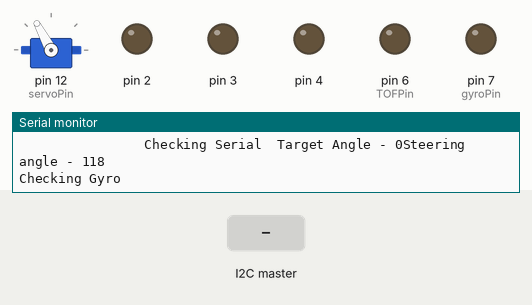
This sketch was run on a simulated Arduino Uno, built with avr-gcc and run on an emulated ATmega328P. Shown: servo, output pins drawn as LEDs (lit = HIGH), the last lines printed to the serial monitor. Inputs (shaded band) come from the test bench.

Above: at 2.7 s.
2.8 s: the I2C master sends the byte 200
At 3.1 s:
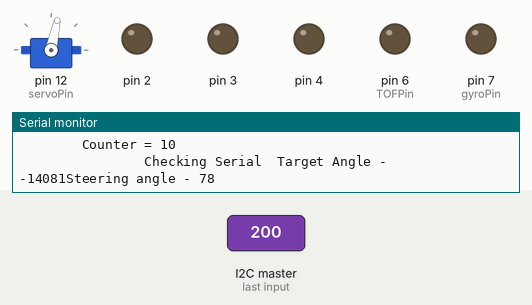
5.9 s: the I2C master sends the byte 1
At 6.9 s:
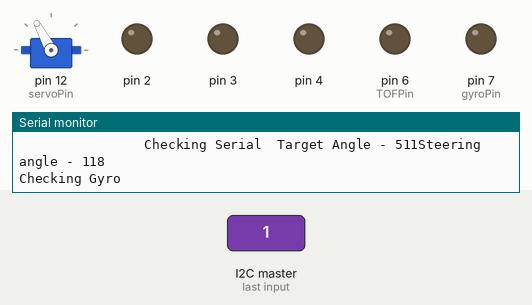
Timing chart, 0 to 8.9 s (numbered marks = the images above; inputs shaded):
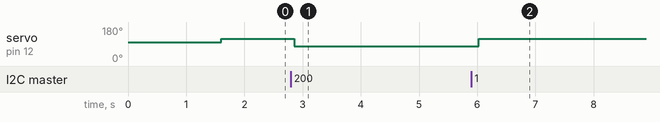

Measured:
- after the input at 2.8 s, servo on pin 12 (servoPin): 118° → 78° after 0.05 s
- after the input at 5.9 s, servo on pin 12 (servoPin): 78° → 118° after 0.12 s

The sketch:

WRO_Steering_board_0.1.ino
```cpp
#include <SoftwareSerial.h>


//Stuff for PID


//pins in use by the ultrasonic sensors
// 2 3  Forward
// 4 5  Right
// 6 7  left

#include <Servo.h>

#include <Wire.h>

Servo myservo;

const short int serialAdress = 2;

const int gyroPin = 7;
const int TOFPin = 6;


const int servoPin = 12;


bool turningRight = false;

int targetAngle = 0;

int ultrasonicWait = 20;

int angle = 0;

SoftwareSerial comBus(8, 9);  // RX, TX


void setup() {
  delay(1000);

  //Motor Pins
  pinMode(2, OUTPUT);
  pinMode(3, OUTPUT);

  pinMode(4, OUTPUT);

  pinMode(gyroPin, OUTPUT);
  pinMode(TOFPin, OUTPUT);

  Wire.begin(12);
  Wire.onReceive(receiveEvent); // register event
  Wire.onRequest(requestEvent);


  comBus.begin(57600);
  Serial.begin(9600);  // // Serial Communication is starting with 9600 of baudrate speed
  delay(500);
  Serial.println("Ultrasonic Sensor HC-SR04 Test");  // print some text in Serial Monitor
  Serial.println("with Arduino UNO R3");
  myservo.attach(servoPin);  // attaches the servo on pin 9 to the servo object
  myservo.write(98);
}


void loop() {
  // First turn, does not know what direction

  //bool turningRight = firstTurn();


  //measure()

  steer();
  delay(1);
}


void steer() {

  angle = checkGyro(); //checkGyro();


  int angleDiff = targetAngle + angle;
  Serial.print("\tTarget Angle - ");
  Serial.print(targetAngle);
  int maxSteering = 20;
  if (angleDiff > maxSteering) {
    angleDiff = maxSteering;
  } else if (angleDiff < -maxSteering) {
    angleDiff = -maxSteering;
  }

  int steeringAngle = angleDiff * 1 + 98;
   Serial.print("Steering angle - ");
  Serial.println(steeringAngle);
  myservo.write(steeringAngle);
}

void sendInt(int sendInt) {
  byte b1 = sendInt >> 8;
  byte b2 = sendInt;
  Wire.write(b1);
  Wire.write(b2);
}
int recieveInt() {
  byte b1 = Wire.read();
  byte b2 = Wire.read();

  int returnInt = b1;

  returnInt = returnInt << 8;
  returnInt += b2;

  return returnInt;
}


int recieveSerialInt() {
  byte b1 = comBus.read();
  byte b2 = comBus.read();

  int returnInt = b1;

  returnInt = returnInt << 8;
  returnInt += b2;

  return returnInt;
}


int checkGyro() {
  Serial.println("Checking Gyro");
  const byte sendByte = 0;
  comBus.write(sendByte);
//digitalWrite(greenLEDPin, HIGH);
  digitalWrite(13, LOW);
  int counter = 0;
  boolean exitLoop = false;
  while (!comBus.available() && !exitLoop) {
    delay(1);
    counter++;

    if (counter == 10) {

      exitLoop = true;
      Serial.println("\t\t\t\t\tTIMEOUT");
    }

  }

  if(counter == 0){
    comBus.read();
  }
  Serial.print("\t\t\t\tCounter = ");
  Serial.println(counter);

  //Serial.println("Found");
  //digitalWrite(13,HIGH);
  int returnInt = checkSerial();

  //delay(50);
  return returnInt;
  //delay(50);
  // digitalWrite(13, LOW);
}

int checkSerial() {
Serial.print("\t\t\t\t\t\t\t\tChecking Serial");
  if (comBus.available() > 1) {

    int code = recieveSerialInt();
    Serial.print("  Current angle = ");
    Serial.println(code);
      return code;

  }
}


void receiveEvent() {


  targetAngle = recieveInt();
  Serial.print("RECIEVED\t\t\t\t Target angle  =");
  Serial.println(targetAngle);
  int motor = Wire.read();
//delay(1000);
}

void requestEvent(){

 sendInt(angle);


}
```
